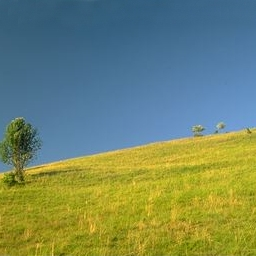
#> input picture sample/train/land298.jpg, 256 x 256 px; its folder holds only this picture in this run
$ jupyter execute --allow-errors 'Naive_Fully Connected Network.ipynb'   (shell and % lines are left out)
#> lines starting #> are read from the running program, lines starting #| are printed output that depends on the picture; long printed decimals are rounded
# Naive Fully Connected Neural Network

Here we train two Seprate MLP with (500,400,300) number of Units in the 3 hidden layer and try to predict **a** and **b**. Here we first resize the image to (200,200) size and then feed each pixel value into the Neural Net and solve the problem like a regression . Then we train the network with 100+ photos of *Victoria Memorial* and try to colorize a gray scale one. The result we get is no where near great , but still we can feel some sort of colorization . The sky part is somewhat blue , trees are somewhat green and the Monument itself is somewhat white in color . This not only the problem of the simplicity of the network , this sepia tone output has something to do with the framing of the problem as a regression one [What Richard Zhang also mentions].

[cell 1]
import cv2
import numpy as np
from sklearn.svm import SVC
from sklearn.neural_network import MLPRegressor as MLP
import os
import matplotlib.pyplot as plt

%pylab inline
#> (the rest of this cell did not finish here and is left out)

[cell 2]
class Colorize():
    def __init__(self):
        self.clf_a=MLP(hidden_layer_sizes=(500,400,300),verbose=True,learning_rate='adaptive',tol=1e-9)
        self.clf_b=MLP(hidden_layer_sizes=(500,400,300),verbose=True,learning_rate='adaptive',tol=1e-9)

    def load_im(self,path):
#> called with path = 'sample/train/land298.jpg'
        im=cv2.imread(path)
#> im is the input picture: shape (256, 256, 3); mean B, G, R 103.1, 134.6, 115.5
        im=cv2.resize(im,(200,200))
#> im: shape (200, 200, 3)
        l, a, b = cv2.split(cv2.cvtColor(im, cv2.COLOR_BGR2Lab))
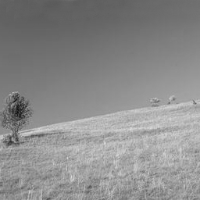
#> l: shape (200, 200); min 16, max 220, mean 139.3
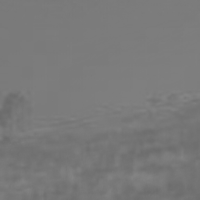
#> a: shape (200, 200); min 107, max 132, mean 121.5
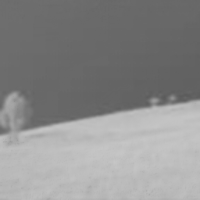
#> b: shape (200, 200); min 91, max 198, mean 139.9
        return l, a, b

    def load_dataset(self,folder='sample/train',size=50,randomize=True):
        X=[]
        Ya=[]
        Yb=[]
        for file in os.listdir(folder):
            l,a,b=self.load_im(folder+'/'+file)
            X.append(l.flatten())
            Ya.append(a.flatten())
            Yb.append(b.flatten())
        X=np.array(X)
        Ya=np.array(Ya)
        Yb=np.array(Yb)
        return X,Ya,Yb

    def train_MLP(self,X,Ya,Yb):
        print('Training MLP for a')
        self.clf_a.fit(X,Ya)
#| Iteration 1, loss = 7439.148
#| Iteration 2, loss = 8150.497
#| Iteration 3, loss = 3245.553
#| Iteration 4, loss = 4781.350
#| Iteration 5, loss = 909.440
#| Iteration 6, loss = 927.232
#| Iteration 7, loss = 929.372
#| Iteration 8, loss = 585.273
#| Iteration 9, loss = 412.670
#| Iteration 10, loss = 401.272
#| Iteration 11, loss = 481.187
#| Iteration 12, loss = 824.180
#> (further printed lines are left out)
        print('Training MLP for b')
        self.clf_b.fit(X,Yb)
        print('Done Training')
        print('Loss a:',self.clf_a.loss_,'Loss b:',self.clf_b.loss_)

    def load_test_im(self,impath):
        im=cv2.imread(impath,0)
        im=cv2.resize(im,(200,200))
        im=im
        return im

    def predict_im(self,impath):
        im=self.load_test_im(impath)
        a=self.clf_a.predict(np.array([im.flatten()]))
        b=self.clf_b.predict(np.array([im.flatten()]))
        a=a.reshape((200,200))
        b=b.reshape((200,200))
        res=np.zeros((200,200,3))
        return im,a,b
